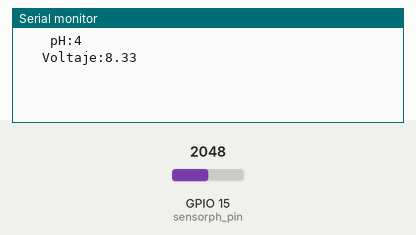
This sketch was run on a simulated ESP32. Parts: the last lines printed to the serial monitor. The test bench sets the inputs (shaded band); at power-on: GPIO 15 (sensorph_pin) = 2048.

Above: at 2.2 s.
2.3 s: GPIO 15 (sensorph_pin) set to 2866
At 2.3 s:
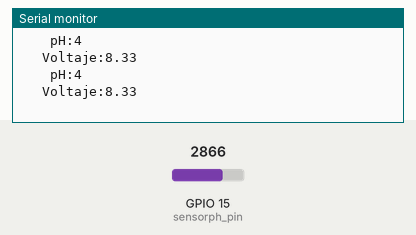
3.8 s: GPIO 15 (sensorph_pin) set to 3603
At 5.3 s:
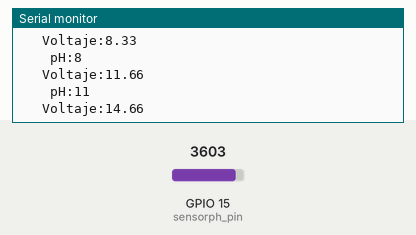
Timing chart, 0 to 6.8 s (numbered marks = the images above; inputs shaded):
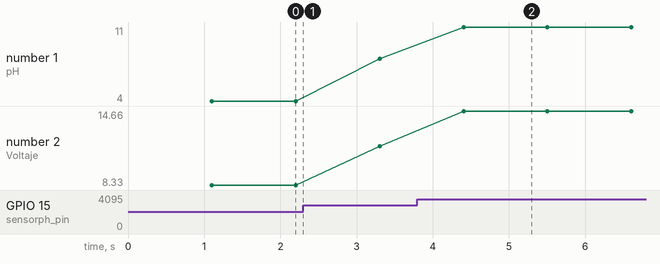

The sketch:

PH4502C_ESP32_CAD.ino
```cpp
/*
 * ENLACE DE PROYECTO
 * https://www.electroniclinic.com/ph-sensor-arduino-how-do-ph-sensors-work-application-of-ph-meter-ph-sensor-calibration/
 * **********
 * Adaptado por Raúl Miranda-Tello 20220222
 *
 *    PH-4502C      ESP32
 *       VCC         5 V
 *       GND         GND
 *        P0         GPIO 15
 *
 *
 *
 ********
*/


//Variables del sensor PH-4502C
#define sensorph_pin 15
int phValor;
float phVoltaje;
// Variables para promedio y odenar 10 muestras
float avgValue;
int buf[10],temp;
void setup()
{
// Comunicación serial en 115200 bits por segundo:
Serial.begin(115200);

//Configuración del pin analógico como entrada
  pinMode (sensorph_pin, INPUT);

//Espera (Opcional)
  delay (1000);
}
//***************************************************
// bucle infinito para mostrar el voltaje en la entrada GPIO 15:
void loop()
{
// captura entrada análoga en el GPIO 15:
for(int i=0;i<10;i++)       //10 datos para un promedio
  {
    buf[i]=analogRead(sensorph_pin);
    delay(10);
  }
  for(int i=0;i<9;i++)        //ordenar en forma ascendente los datos
  {
    for(int j=i+1;j<10;j++)
    {
      if(buf[i]>buf[j])
      {
        temp=buf[i];
        buf[i]=buf[j];
        buf[j]=temp;
      }
    }
  }
  avgValue = 0;                   // Inicializar buffer
  for(int i=3;i<8;i++)            //Suma de 6 muestras centrales
  avgValue = avgValue+buf[i];

  // Convierte la CAD, que va de 0 - 1024 a un voltaje (0 - 5V):
  float phVoltaje=(avgValue*5.0)/(1024*6); //convierte a milivolt la CAD
  phValor = phVoltaje-3.5;                 //convierte los milivolt en un valor pH
 // Envìa por puerto serie los valores obtenidos:
  Serial.print("    pH:");
  Serial.println(phValor);
  Serial.print("   Voltaje:");
  Serial.println(phVoltaje);

delay(1000);  //espera segundos para enviar siguiente dato
}
```

Measured:
- after the input at 3.8 s, the serial monitor: prints a new line after 0.61 s (image 2)
- plotted number 1: 4 → 8 after the input at 2.3 s, 8 → 11 after the input at 3.8 s
- plotted number 2: 8.33 → 11.66 after the input at 2.3 s, 11.66 → 14.66 after the input at 3.8 s
